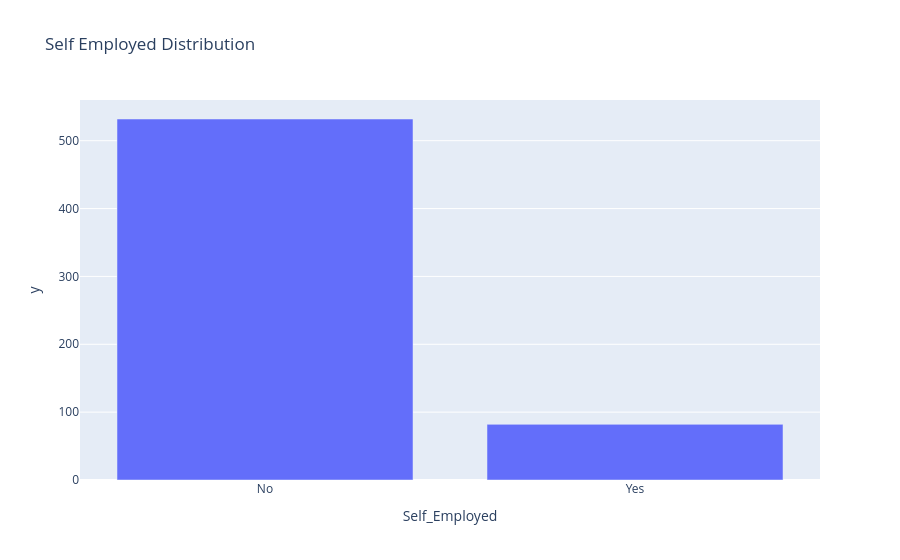

The cell this chart's notebook holds for it:
### Code cell
# Now let's have a look at the distribution of the self-employment column
self_employed_count = data['Self_Employed'].value_counts()

fig_self_employed = px.bar(self_employed_count, x = self_employed_count.index, y = self_employed_count.values, title = 'Self Employed Distribution')
fig_self_employed.show()

### Figure 1 — Plotly figure (JSON) as saved in the notebook; plotly's stock layout.template omitted (floating-point values rounded to 4 significant figures)
{"data": [{"alignmentgroup": "True", "hovertemplate": "Self_Employed=%{x}<br>y=%{y}<extra></extra>", "legendgroup": "", "marker": {"color": "#636efa", "pattern": {"shape": ""}}, "name": "", "offsetgroup": "", "orientation": "v", "showlegend": false, "textposition": "auto", "type": "bar", "x": ["No", "Yes"], "xaxis": "x", "y": [532, 82], "yaxis": "y"}], "layout": {"autosize": true, "barmode": "relative", "legend": {"tracegroupgap": 0}, "title": {"text": "Self Employed Distribution"}, "xaxis": {"anchor": "y", "autorange": true, "domain": [0, 1], "range": [-0.5, 1.5], "title": {"text": "Self_Employed"}, "type": "category"}, "yaxis": {"anchor": "x", "autorange": true, "domain": [0, 1], "range": [0, 560], "title": {"text": "y"}, "type": "linear"}}}
